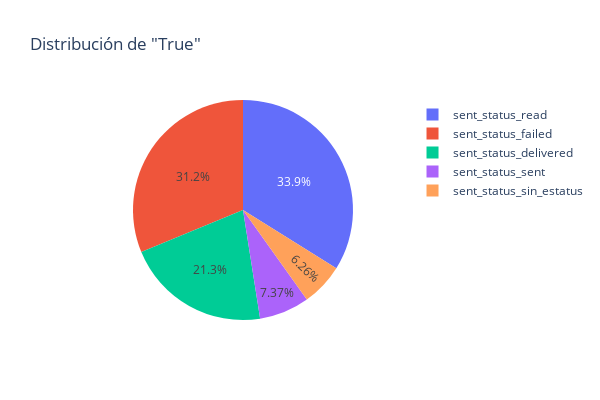

Write notebook code for a chart like this one.
### Markdown cell above
<font size = 7 color ='27A3D7'>Funnel de Envíos</font>

---

### Code cell
filtered_data = data.query("content.str.contains('Template')")
true_counts = filtered_data[['sent_status_delivered', 'sent_status_failed', 'sent_status_read', 'sent_status_sent', 'sent_status_sin_estatus']].apply(pd.value_counts).loc[True]
fig = px.pie(values=true_counts, names=true_counts.index, title='Distribución de "True"', width = 600, height = 400)
fig.show()

### Figure 1 — Plotly figure (JSON) as saved in the notebook; plotly's stock layout.template omitted (floating-point values rounded to 4 significant figures)
{"data": [{"domain": {"x": [0, 1], "y": [0, 1]}, "hovertemplate": "label=%{label}<br>value=%{value}<extra></extra>", "labels": ["sent_status_delivered", "sent_status_failed", "sent_status_read", "sent_status_sent", "sent_status_sin_estatus"], "legendgroup": "", "name": "", "showlegend": true, "type": "pie", "values": [17792, 26116, 28342, 6161, 5236]}], "layout": {"height": 400, "legend": {"tracegroupgap": 0}, "title": {"text": "Distribución de \"True\""}, "width": 600}}
